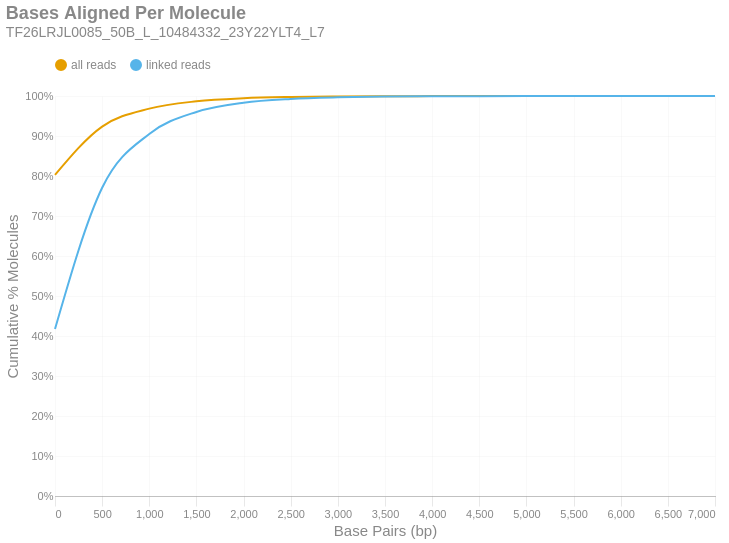

This figure's notebook cell:
### Markdown cell above
### Bases Aligned Per Molecule
This is a cumulative frequency distribution showing the number of base pairs aligned per unique molecule. These data are shown in 500 bp bins. There are two distributions: one with `all reads` (yellow) and another with only `linked reads` (blue). The percent of molecules in the `linked reads` distribution is relative to the total number of linked molecules.

### Code cell
if SKIPLR:
    print_html(f"Skipped")
else:
    binned_df = consolidated_hist(valids['aligned_bp'], mask, 500, True)
    with SafeRender(binned_df):
        (
            density_plot(binned_df, 'Bases Aligned Per Molecule', samplename, 'basesper')
            .encode(
                x=alt.X('bin:Q', title="Base Pairs (bp)").axis(tickMinStep=500).scale(padding=0),
                y=alt.Y('value:Q', title='Cumulative % Molecules')
                    .axis(format='%')
                    .scale(domain = [0,1])
                    .stack(False),
                color=alt.Color("key:N").scale(domain = ["all reads", "linked reads"]),
                tooltip = [
                    alt.Tooltip("key:N", title = "Data Type"),
                    alt.Tooltip("range_label:N", title="Bases Aligned Per Molecule"),
                    alt.Tooltip("value:Q", format = ".2%", title="% Molecules (Cum.)")
                ]
            )
        ).display()

### Figure 1 — Vega-Lite specification as saved in the notebook (floating-point values rounded to 4 significant figures)
{"width": "container", "height": 400, "config": {"title": {"anchor": "start", "dy": -15, "fontSize": 18, "color": "#888888", "subtitleColor": "#888888", "subtitleFontSize": 14}, "arc": {"fill": "#0072B2"}, "axis": {"domainColor": "#888888", "domainWidth": 0.5, "gridWidth": 0.2, "grid": false, "titleFontWeight": 400, "titleFontSize": 15, "labelFontSize": 11, "labelColor": "#888888", "tickColor": "#888888", "tickWidth": 0.2, "titleColor": "#888888"}, "axisBand": {"grid": false}, "axisX": {"grid": true, "tickSize": 10, "domainCap": "round"}, "axisY": {"domain": false, "grid": true, "tickSize": 0, "domainCap": "round"}, "background": "transparent", "header": {"labelFontSize": 15, "labelColor": "#888888", "titleFontSize": 15, "titleFontWeight": 600, "titleColor": "#888888"}, "legend": {"labelFont": "sans-serif", "labelFontSize": 12, "labelColor": "#888888", "symbolSize": 100, "symbolType": "circle", "titleFontSize": 12, "titlePadding": 10, "titleColor": "#888888", "title": null, "orient": "top"}, "range": {"category": ["#E69F00", "#56B4E9", "#009E73", "#F0E442", "#0072B2", "#D55E00", "#CC79A7", "#000000"], "diverging": ["#cfe8f3", "#a2d4ec", "#73bfe2", "#46abdb", "#1696d2", "#12719e"]}, "area": {"fill": "#0072B2", "fillOpacity": 0.7, "line": true, "strokeOpacity": 0.7}, "line": {"color": "#0072B2", "stroke": "#0072B2", "strokeWidth": 2}, "trail": {"color": "#0072B2", "stroke": "#0072B2", "strokeWidth": 0, "size": 1}, "point": {"filled": true, "fillOpacity": 1.0, "size": 95}, "text": {"color": "#888888", "fontSize": 11, "align": "right", "fontWeight": 400, "size": 11}, "bar": {"fill": "#0072B2", "stroke": null}, "view": {"stroke": null, "continuousWidth": 660, "continuousHeight": 400}}, "data": {"name": "data-f729cf7f975c08076429b4f281592b59"}, "mark": {"type": "line", "interpolate": "monotone", "point": {"opacity": 0, "size": 275}}, "encoding": {"color": {"field": "key", "scale": {"domain": ["all reads", "linked reads"]}, "type": "nominal"}, "tooltip": [{"field": "key", "title": "Data Type", "type": "nominal"}, {"field": "range_label", "title": "Bases Aligned Per Molecule", "type": "nominal"}, {"field": "value", "format": ".2%", "title": "% Molecules (Cum.)", "type": "quantitative"}], "x": {"axis": {"tickMinStep": 500}, "field": "bin", "scale": {"padding": 0}, "title": "Base Pairs (bp)", "type": "quantitative"}, "y": {"axis": {"format": "%"}, "field": "value", "scale": {"domain": [0, 1]}, "stack": false, "title": "Cumulative % Molecules", "type": "quantitative"}}, "params": [{"name": "param_c36ac31b6afebe62", "select": {"type": "point", "fields": ["key"]}, "bind": "legend"}], "title": {"text": "Bases Aligned Per Molecule", "subtitle": "TF26LRJL0085_50B_L_10484332_23Y22YLT4_L7"}, "transform": [{"fold": ["all reads (cumsum)", "linked reads (cumsum)"]}, {"calculate": "replace(datum.key, ' (cumsum)', '')", "as": "key"}, {"filter": {"param": "param_c36ac31b6afebe62"}}], "usermeta": {"embedOptions": {"downloadFileName": "TF26LRJL0085_50B_L_10484332_23Y22YLT4_L7.basesper"}}, "$schema": "https://vega.github.io/schema/vega-lite/v6.4.1.json", "datasets": {"data-f729cf7f975c08076429b4f281592b59": [{"bin": "0.0", "interval": "0.0-500.0", "all reads": 0.8027, "linked reads": 0.4174, "all reads (cumsum)": 0.8027, "linked reads (cumsum)": 0.4174, "range_label": "0-499"}, {"bin": "500.0", "interval": "500.0-1000.0", "all reads": 0.1208, "linked reads": 0.3531, "all reads (cumsum)": 0.9235, "linked reads (cumsum)": 0.7706, "range_label": "500-999"}, {"bin": "1000.0", "interval": "1000.0-1500.0", "all reads": 0.04495, "linked reads": 0.1347, "all reads (cumsum)": 0.9685, "linked reads (cumsum)": 0.9052, "range_label": "1000-1499"}, {"bin": "1500.0", "interval": "1500.0-2000.0", "all reads": 0.01828, "linked reads": 0.05492, "all reads (cumsum)": 0.9867, "linked reads (cumsum)": 0.9601, "range_label": "1500-1999"}, {"bin": "2000.0", "interval": "2000.0-2500.0", "all reads": 0.007654, "linked reads": 0.02301, "all reads (cumsum)": 0.9944, "linked reads (cumsum)": 0.9831, "range_label": "2000-2499"}, {"bin": "2500.0", "interval": "2500.0-3000.0", "all reads": 0.003117, "linked reads": 0.009373, "all reads (cumsum)": 0.9975, "linked reads (cumsum)": 0.9925, "range_label": "2500-2999"}, {"bin": "3000.0", "interval": "3000.0-3500.0", "all reads": 0.001347, "linked reads": 0.004051, "all reads (cumsum)": 0.9989, "linked reads (cumsum)": 0.9966, "range_label": "3000-3499"}, {"bin": "3500.0", "interval": "3500.0-4000.0", "all reads": 0.0006249, "linked reads": 0.001879, "all reads (cumsum)": 0.9995, "linked reads (cumsum)": 0.9984, "range_label": "3500-3999"}, {"bin": "4000.0", "interval": "4000.0-4500.0", "all reads": 0.0002592, "linked reads": 0.0007794, "all reads (cumsum)": 0.9997, "linked reads (cumsum)": 0.9992, "range_label": "4000-4499"}, {"bin": "4500.0", "interval": "4500.0-5000.0", "all reads": 0.000139, "linked reads": 0.0004178, "all reads (cumsum)": 0.9999, "linked reads (cumsum)": 0.9996, "range_label": "4500-4999"}, {"bin": "5000.0", "interval": "5000.0-5500.0", "all reads": 7.395e-05, "linked reads": 0.0002223, "all reads (cumsum)": 1.0, "linked reads (cumsum)": 0.9999, "range_label": "5000-5499"}, {"bin": "5500.0", "interval": "5500.0-6000.0", "all reads": 2.844e-05, "linked reads": 8.552e-05, "all reads (cumsum)": 1.0, "linked reads (cumsum)": 0.9999, "range_label": "5500-5999"}, {"bin": "6000.0", "interval": "6000.0-6500.0", "all reads": 9.752e-06, "linked reads": 2.932e-05, "all reads (cumsum)": 1.0, "linked reads (cumsum)": 1.0, "range_label": "6000-6499"}, {"bin": "6500.0", "interval": "6500.0-7000.0", "all reads": 5.689e-06, "linked reads": 1.71e-05, "all reads (cumsum)": 1.0, "linked reads (cumsum)": 1.0, "range_label": "6500-6999"}, {"bin": "7000.0", "interval": "7000.0-7500.0", "all reads": 1.625e-06, "linked reads": 4.887e-06, "all reads (cumsum)": 1.0, "linked reads (cumsum)": 1.0, "range_label": "7000-7499"}]}}
